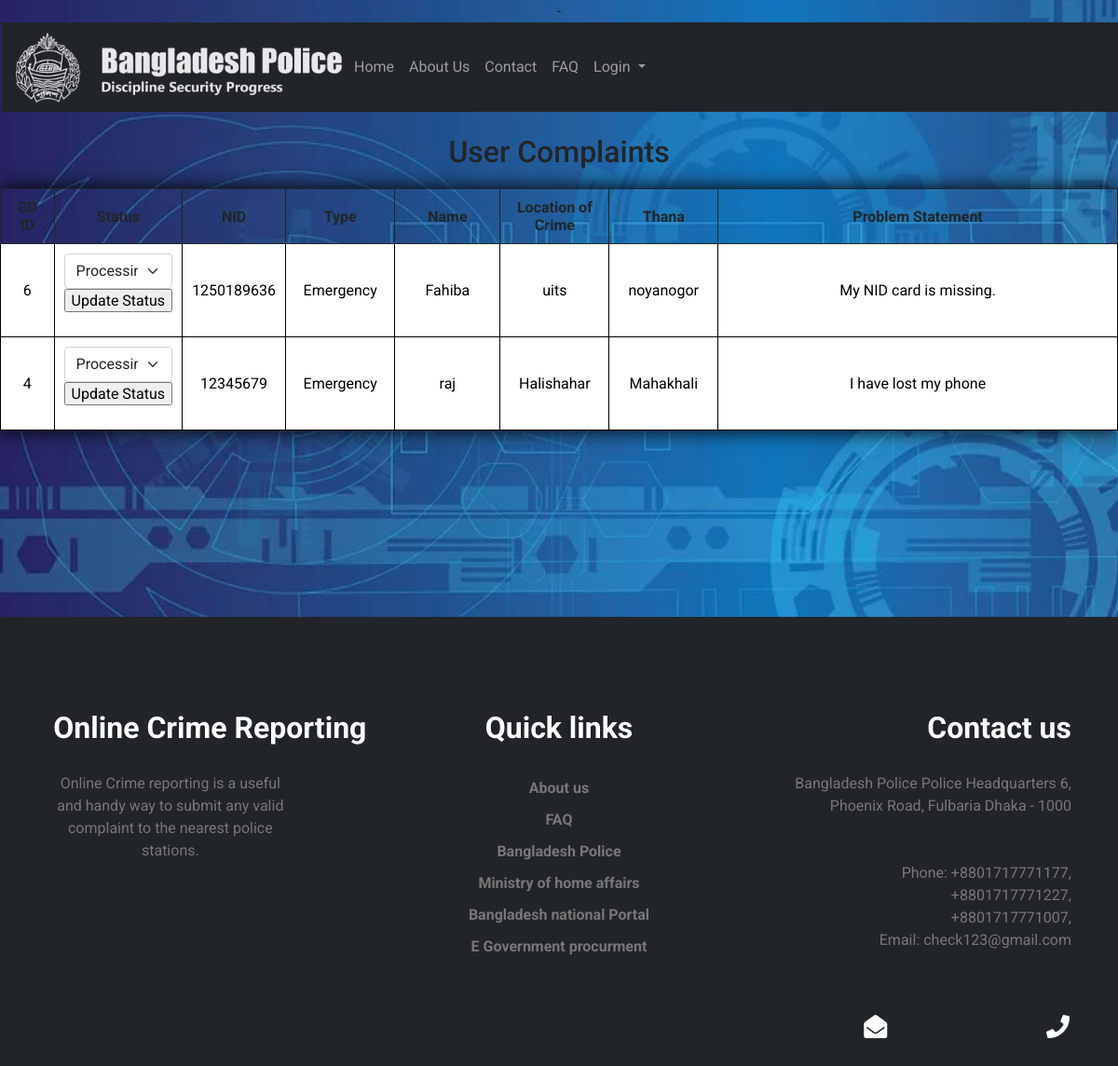
/Pages/policeComplaints.php, run on the app's committed database.
### tables this page shows
CREATE TABLE `gd` (
  `gdid` int(9) NOT NULL,
  `nid` bigint(30) NOT NULL,
  `type` varchar(20) NOT NULL,
  `name` varchar(40) NOT NULL,
  `location of crime` varchar(255) NOT NULL,
  `thana name` varchar(30) NOT NULL,
  `problem statement` text NOT NULL,
  `photo` varchar(255) NOT NULL,
  `status` varchar(20) NOT NULL,
  `pid` int(11) NOT NULL
);

### Pages/policeComplaints.php (the view, shortened to what this page needs)
-<?php
  include "../php/db.php";
?>
<!DOCTYPE html>
<html lang="en">
<head>
    <link href="../css/bootstrap.min.css" rel="stylesheet">
    <link rel="stylesheet" href="../css/style.css">
    <link rel="stylesheet" href="../css/responsive.css">
  <link rel="stylesheet" type="text/css" href="../css/login_style.css">
  <link rel="stylesheet" href="https://cdnjs.cloudflare.com/ajax/libs/font-awesome/4.7.0/css/font-awesome.min.css">
  <link rel="stylesheet" href="https://use.fontawesome.com/releases/v5.15.1/css/all.css">
    <link href="../css/historytable.css" rel="stylesheet">
</head>
<body>
<div class="container-fluid">
    <?php
        include "../php/navbar.php";
    ?>
</div>
<div>
  <br>
<h2> User Complaints</h2>
<table id="t" class="table1">
  <thead>
    <tr>
      <th scope="col">GD ID</th>
      <th scope="col">Status</th>
      <th scope="col">NID</th>
      <th scope="col">Type</th>
      <th scope="col">Name</th>
      <th scope="col">Location of Crime</th>
      <th scope="col">Thana</th>
      <th scope="col">Problem Statement</th>
    </tr>
  </thead>
  <?php
      $pid = $_SESSION['pid'];
      $query="select * from gd where pid = '$pid' order by gdid desc limit 10000";
      $result=mysqli_query($conn,$query);
      while($rows=mysqli_fetch_assoc($result)){
  ?>
  <tbody style="background-color: white; color: black;">
      <tr>
        <td class="five"><?php echo $rows['gdid']; ?></td>
        <td class="status">
          <?php
            echo'
            <form method="post" action="../php/complaintStatusUpdate.php" >
                    <select id="status" class="form-select" name="status">';
                        echo '<option value='.$rows["status"].'>'.$rows["status"].'</option>';
                    echo '</select>
                    <input type="submit" name="submit" value="Update Status" />
                </label>
            </form>';
          ?>
        </td>
        <td class="five"><?php echo $rows['nid']; ?></td>
        <td class="ten"><?php echo $rows['type']; ?></td>
        <td class="ten"><?php echo $rows['name']; ?></td>
        <td class="twenty"><?php echo $rows['location of crime']; ?></td>
        <td class="ten"><?php echo $rows['thana name']; ?></td>
        <td class="cproblem"><?php echo $rows['problem statement']; ?></td>
      </tr>
    </tbody>
  <?php
    }
  ?>
</table>
</div>
<?php
    include "../php/footer.php";
    ?>
</body>
</html>

### css/style.css (style rules this page uses)
body { background-size: cover; background-image: url(../Images/bg1.jpg); background-position: center; }
body, html { width: 100%; max-width: 100%; height: 100%; font-family: "Lato"; color: #212529; }

### css/login_style.css (style rules this page uses)
body { background: #76b852; background: -webkit-linear-gradient(right, #76b852, #8DC26F); background: -moz-linear-gradient(right, #76b852, #8DC26F); background: -o-linear-gradient(right, #76b852, #8DC26F); background: linear-gradient(to left, #76b852, #8DC26F); font-family: "Roboto", sans-serif; -webkit-font-smoothing: antialiased; -moz-osx-font-smoothing: grayscale; }

### css/historytable.css (style rules this page uses)
table { width: 100%; margin: 20px auto; table-layout: auto; }
body { background-image: url(../Images/bg.jpg); background-size: cover; width: 100vw; height: auto; text-align: center; }
table, td, th { border-collapse: collapse; }
th, td { padding: 10px; border: solid 1px; text-align: center; }
.cproblem { width: 40%; }
.five { width: 5%; }
.ten { width: 10%; }
.twenty { width: 10%; }

### Pages/policeComplaints.php (style rules this page uses)
body { background-image: url(../Images/lg.jpg); background-size: cover; width: 100vw; height: auto; text-align: center; }
.table1 { box-shadow: 0px 0px 20px #000; -webkit-box-shadow: 0px 0px 20px #000; -moz-box-shadow: 0px 0px 20px #000; }

### data on the page
gd: gdid "6", status "Processing", nid "1250189636", type "Emergency", name "Fahiba", location of crime "uits", thana name "noyanogor", problem statement "My NID card is missing."
gd: gdid "4", status "Processing", nid "12345679", type "Emergency", name "raj", location of crime "Halishahar", thana name "Mahakhali", problem statement "I have lost my phone"
